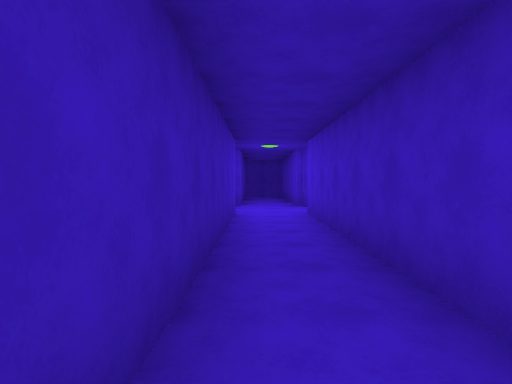
[1] (above)

24 first-person views from a walk through a scene from a Unity 3-D project. The camera is 1.5 m above the floor, tilts 2° down and sees 75° across. The floor is counted in squares, 2 m on a side. Each view is taken from the middle of a square. On the plan, view 1 faces up. The plan holds only what a view shows up to about 11 squares ahead; the rest is blank. The place goes on beyond the plan.

[2]
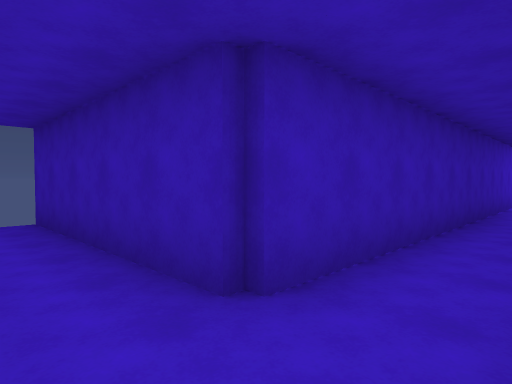

[3]
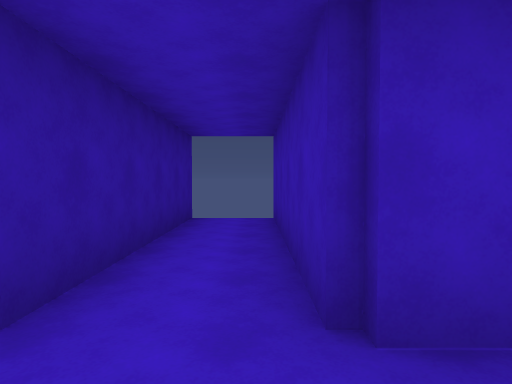

[4]
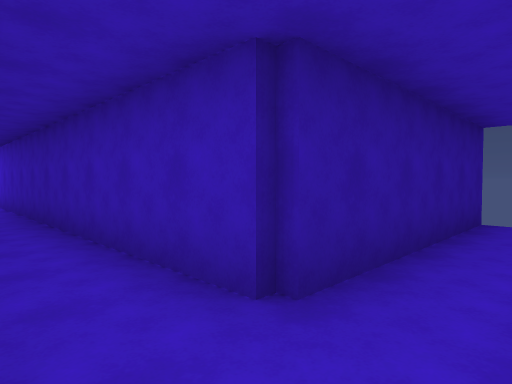

[5]
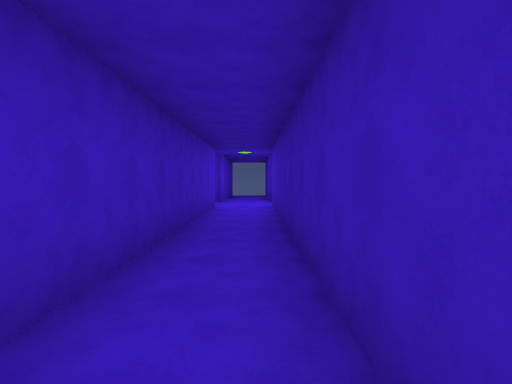

[6]
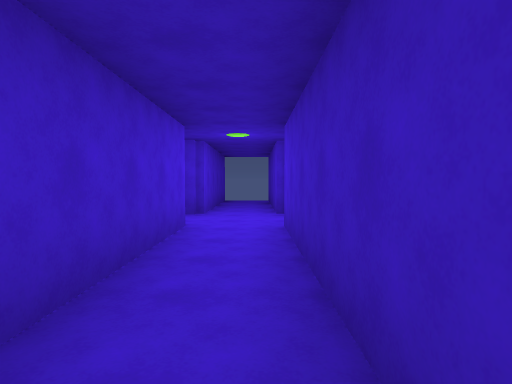

[7]
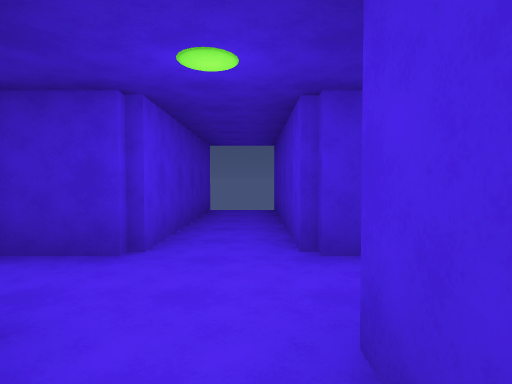

[8]
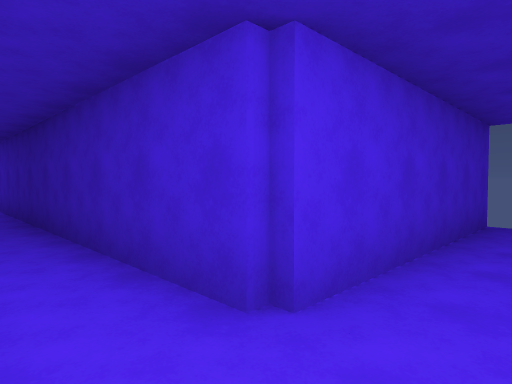

[9]
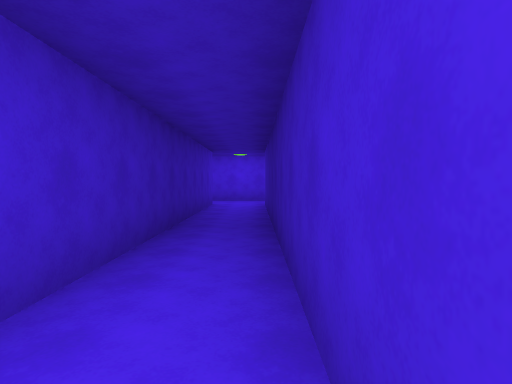

[10]
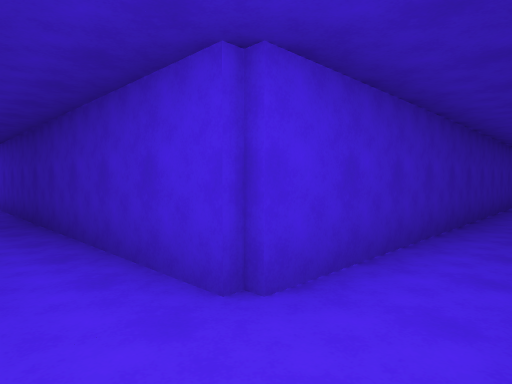

[11]
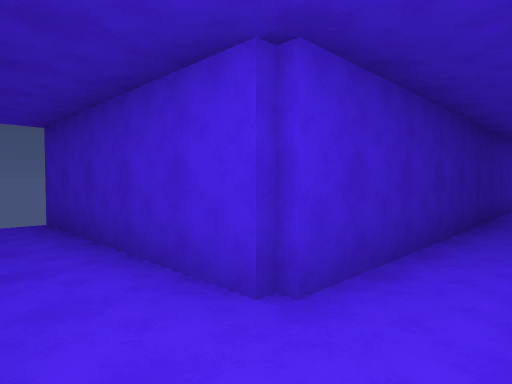

[12]
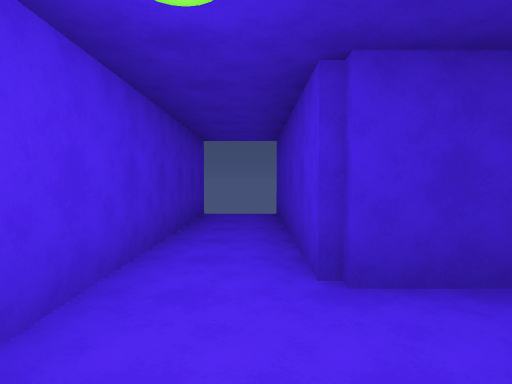

[13]
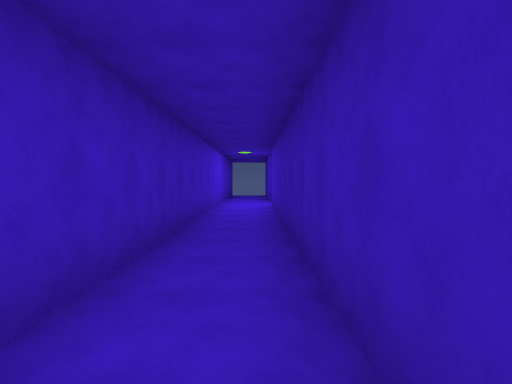

[14]
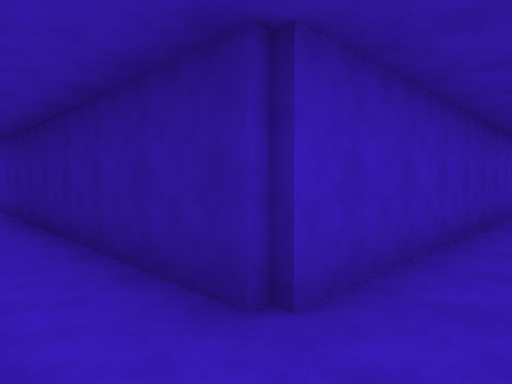

[15]
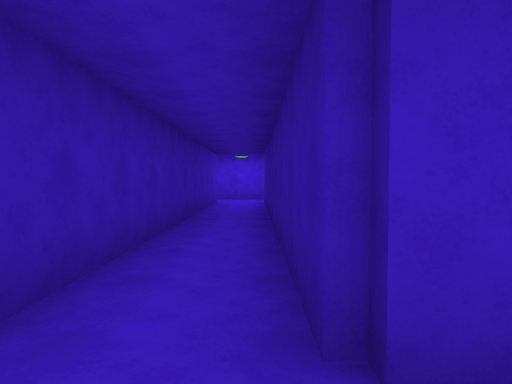

[16]
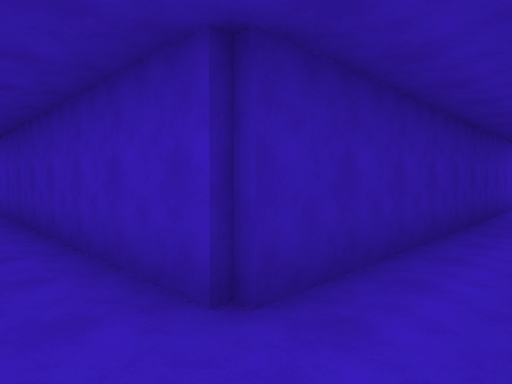

[17]
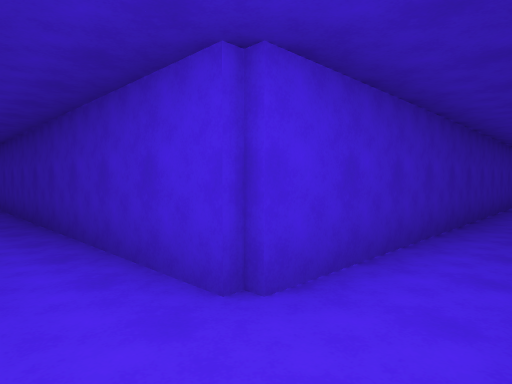

[18]
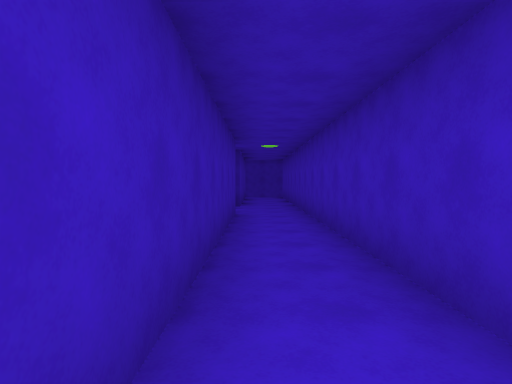

[19]
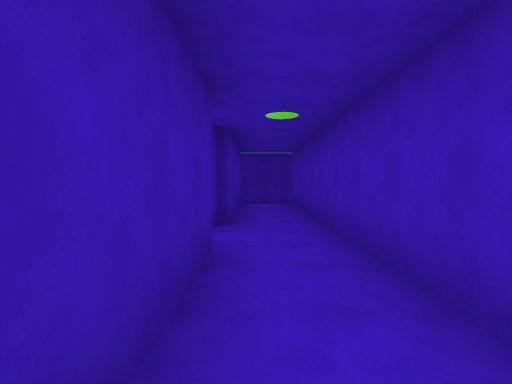

[20]
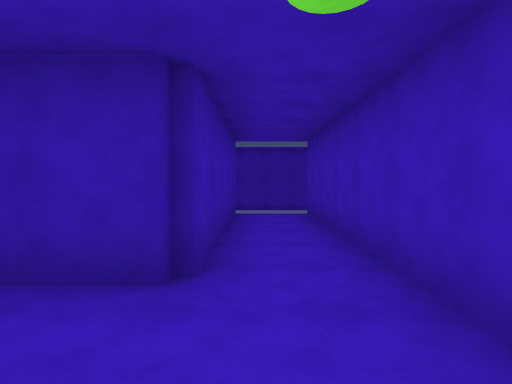

[21]
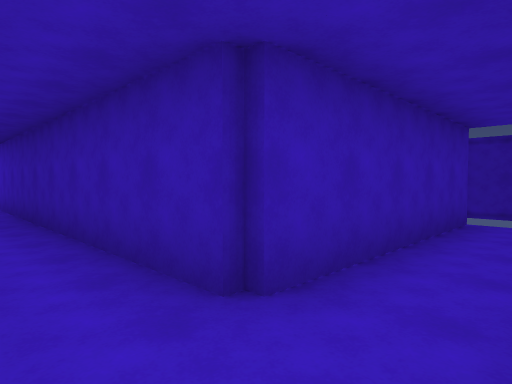

[22]
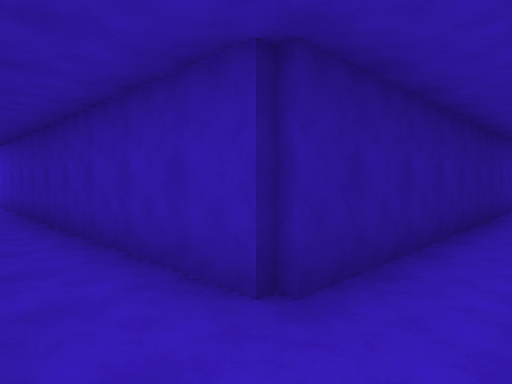

[23]
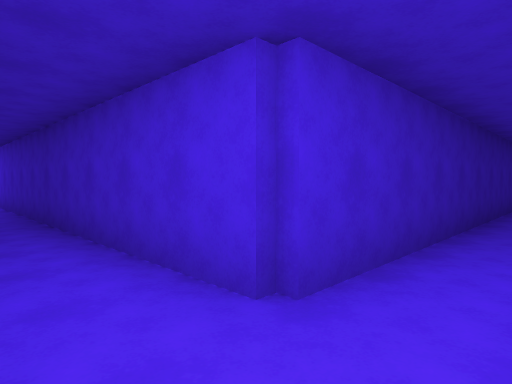

[24]
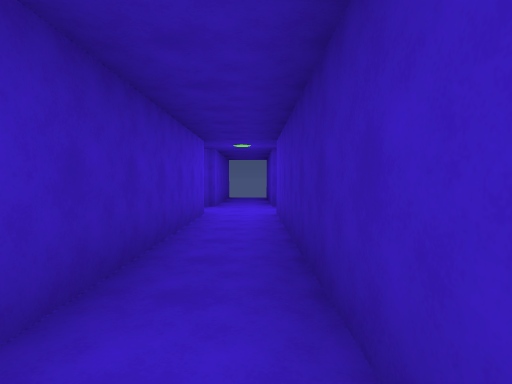

### Floor plan
Points are (right, up) in squares from view 1. A wall is a line through its corners. A room is listed if a view was taken in it or the views show most of it. See-through windows are left out.
Room 1 (views 1, 2, 3, 4, 5, 6, 7, 8, 9, 10, 11, 12, 13, 14, 15, 16, 17, 18, 19, 20, 21, 22, 23, 24)
walls: (11.5, -4.9) (11.5, -14.7) (2.6, -14.7); (15.4, 7.7) (23.5, 7.7) (23.5, -2.7) (13.2, -2.7) (13.2, 4.9); (1.2, 1.5) (1.2, 7.5); (25.2, 1.5) (25.2, 14.5); (1.2, -14.5) (1.2, -6.5); (-0.5, 7.5) (-0.5, -2.7) (-5.5, -2.7); (1.2, 9.6) (1.2, 10.8); (25.2, -14.4) (25.2, -8.5); (-5.5, -4.3) (-0.5, -4.3) (-0.5, -14.5); (23.5, -16.5) (23.5, -18); (13.2, -21.4) (13.2, -4.3) (23.5, -4.3) (23.5, -14.4); (-1.1, -16.3) (-0.5, -16.3) (-0.5, -21.1); (25.2, -17.9) (25.2, -16.4); (23.5, 14.6) (23.5, 9.4) (14.6, 9.4); (1.2, -21.5) (1.2, -16.3) (11.5, -16.3) (11.5, -21.5)

Positions as (right, up) in squares from view 1, and headings:
1: (0, 0), facing up
2: (1, -4), facing up-left
3: (1, -3), facing left
4: (1, -3), facing down-left
5: (0, -5), facing down
6: (0, -9), facing down
7: (0, -13), facing down
8: (0, -15), facing down-right
9: (1, -16), facing right
10: (13, -16), facing up-left
11: (13, -15), facing down-left
12: (12, -14), facing down
13: (12, -5), facing down
14: (12, -3), facing down-right
15: (12, -4), facing right
16: (12, -4), facing up-right
17: (25, -4), facing up-left
18: (24, 0), facing up
19: (24, 4), facing up
20: (24, 7), facing up
21: (25, 8), facing up-left
22: (25, 9), facing down-left
23: (25, -3), facing down-left
24: (24, -7), facing down
